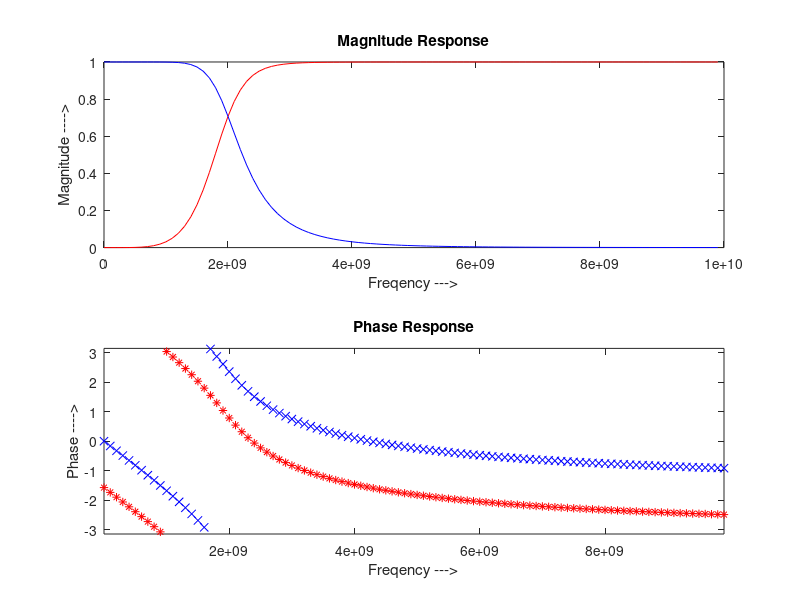

MATLAB code for this plot:
%%%% Microwave LPF %%%%
clear all;
close all;
clc;
%% Characteristic Impedance %%
Z0 = 50;
C1 = 0.984*10^(-12);
L2 = 6.438*10^(-9);
C3 = 3.183*10^(-12);
L4 = L2;
C5 = C1;
f=1:0.1*10^9:10*10^9;
for i=1:1:length(f)
  w = 2*pi*f(i);
  %% ABCD Matrix of individual elements %%
  T1 = [1 0; j*w*C1 1];
  T2 = [1 j*w*L2; 0 1];
  T3 = [1 0; j*w*C3 1];
  T4 = [1 j*w*L4; 0 1];
  T5 = [1 0; j*w*C5 1];
  %% Cascading %%
  T = T1*T2*T3*T4*T5;
  A = T(1,1);
  B = T(1,2);
  C = T(2,1);
  D = T(2,2);
  S21(i) = 2/(A + B/Z0 + C*Z0 + D);
  S11(i) = (A + B/Z0 - C*Z0 - D)/(A + B/Z0 + C*Z0 + D);
  i = i+1;
end
subplot(2,1,1);
plot(f,abs(S11),'r-',f,abs(S21),'b-');
title('Magnitude Response');
xlabel('Freqency --->');
ylabel('Magnitude ---->');
subplot(2,1,2);
plot(f,angle(S11),'r*',f,angle(S21),'bx');
axis([f(1) f(length(f)) -pi pi]);
title('Phase Response');
xlabel('Freqency --->');
ylabel('Phase ---->');